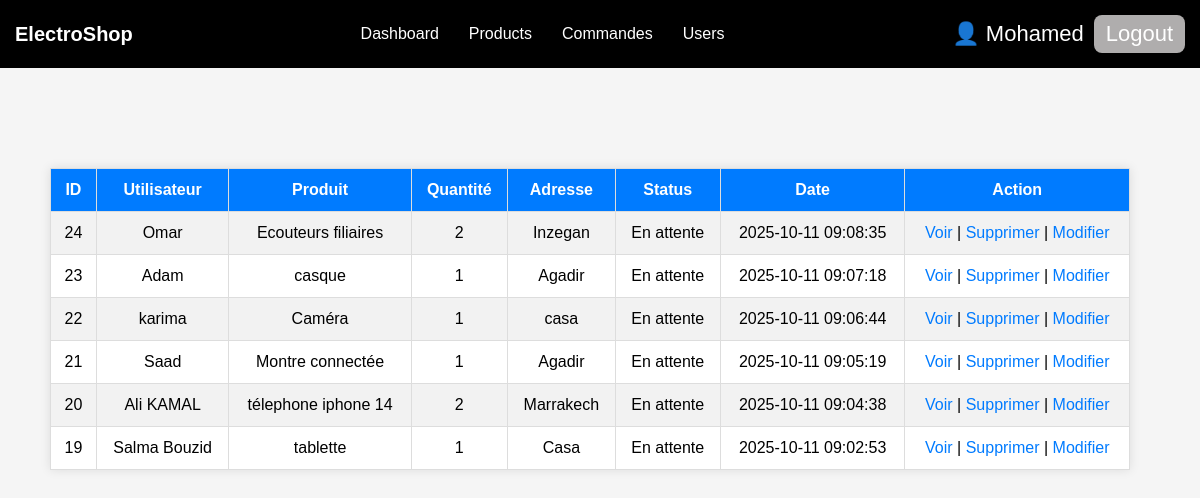
Before: /VIEWS/ADMIN/order.php (signed in) with the older database file.
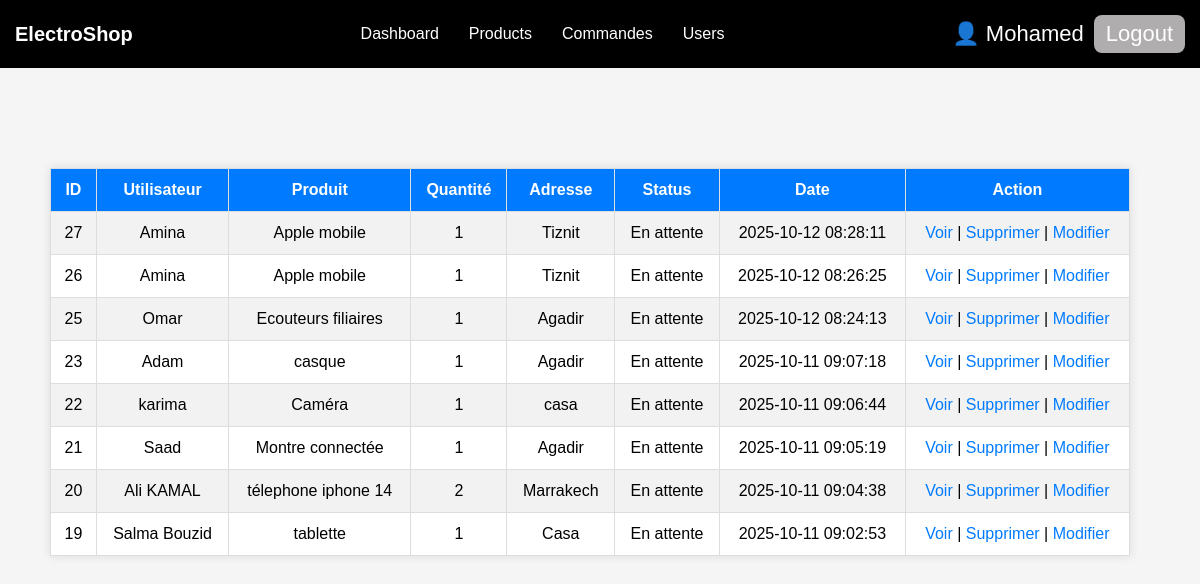
After: the same page with the newer database file.
### tables this page shows
CREATE TABLE `commande_speciale` (
  `id` int(11) NOT NULL,
  `user_id` int(11) DEFAULT NULL,
  `username` varchar(100) NOT NULL,
  `nom_produit` varchar(150) NOT NULL,
  `quantite` int(11) NOT NULL,
  `adresse` text NOT NULL,
  `status` varchar(50) DEFAULT 'En attente',
  `date_commande` timestamp NOT NULL DEFAULT current_timestamp(),
  `admin_id` int(11) DEFAULT NULL
);

### VIEWS/ADMIN/order.php (the view, shortened to what this page needs)
<?php include '../../VIEWS/admin_header.php';
include '../../config/database.php';
$sql = "SELECT * FROM commande_speciale ORDER BY date_commande DESC";
$result = $conn->query($sql);
$orders = [];
if ($result && $result->num_rows > 0) {
    $orders = $result->fetch_all(MYSQLI_ASSOC);
}
?>
<table>
  <tr>
    <th>ID</th><th>Utilisateur</th><th>Produit</th><th>Quantité</th>
    <th>Adresse</th><th>Status</th><th>Date</th><th>Action</th>
  </tr>
  <?php if (!empty($orders)) : ?>
      <?php foreach ($orders as $order): ?>
          <tr>
            <td><?= $order['id'] ?></td>
            <td><?= $order['username'] ?></td>
            <td><?= $order['nom_produit'] ?></td>
            <td><?= $order['quantite'] ?></td>
            <td><?= $order['adresse'] ?></td>
            <td><?= $order['status'] ?></td>
            <td><?= $order['date_commande'] ?></td>
            <td>
    <a href="voir_commande.php?id=<?= $order['id'] ?>" class="btn btn-info btn-sm">Voir</a> |
    <a href="supprimer_commande.php?id=<?= $order['id'] ?>" class="btn btn-danger btn-sm" onclick="return confirm('Voulez-vous vraiment supprimer cette commande ?');">Supprimer</a> |
    <a href="modifier_commande.php?id=<?= $order['id'] ?>" class="btn btn-warning btn-sm">Modifier</a>
            </td>
          </tr>
      <?php endforeach; ?>
  <?php else: ?>
      <tr><td colspan="8">Aucune commande trouvée</td></tr>
  <?php endif; ?>
</table>

Changed rows visible on the page:
removed commande_speciale: id "24", username "Omar", nom_produit "Ecouteurs filiaires", quantite "2", adresse "Inzegan", status "En attente", date_commande "2025-10-11 09:08:35"
added commande_speciale: id "27", username "Amina", nom_produit "Apple mobile", quantite "1", adresse "Tiznit", status "En attente", date_commande "2025-10-12 08:28:11"
added commande_speciale: id "26", username "Amina", nom_produit "Apple mobile", quantite "1", adresse "Tiznit", status "En attente", date_commande "2025-10-12 08:26:25"
added commande_speciale: id "25", username "Omar", nom_produit "Ecouteurs filiaires", quantite "1", adresse "Agadir", status "En attente", date_commande "2025-10-12 08:24:13"
